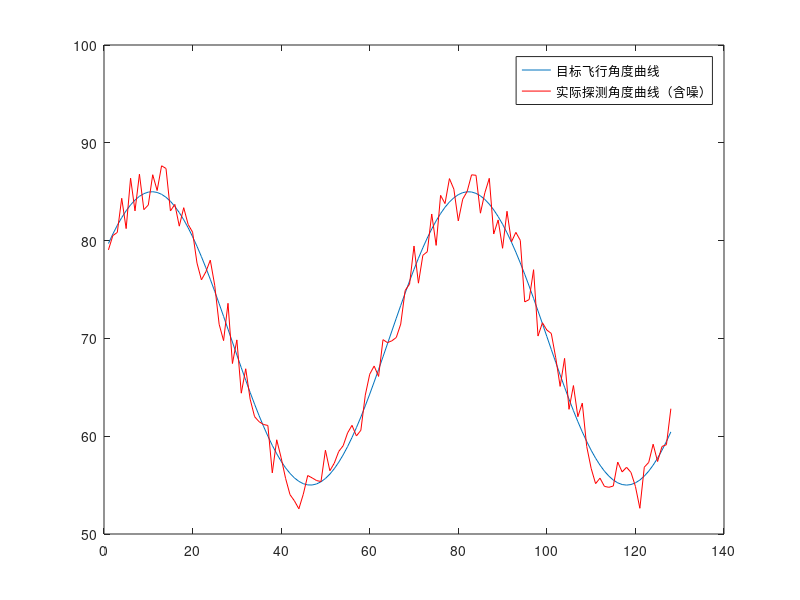

Write the MATLAB code that produced this figure. (Note: this script raises an error after producing the figure.)
%% ------------------------------------------------------------------------
%         角度环仿真 
%  ------------------------------------------------------------------------
clear;
close all;
clc;

%% ------------------------------------------------------------------------
% 创建目标角度曲线并添加测量误差
% 模拟曲线直接采用正弦曲线
% 采样周期为20ms
% 采样点数为128点
% 角度在70度附近呈正弦分布，正弦幅值不超过3°
% 伺服定位误差不超过0.05， 可设置
%  ------------------------------------------------------------------------
Period = 20e-3; %采样周期
ServePeriod = Period*0.5;%伺服脉冲周期只有测量周期的一半
Fs=1/Period;    %采样率
N = 128;        %采样点数
Duration = N*Period; %总时间
TrackWinWidth = 6;   %跟踪窗口宽度，宽度可设置
t = Period*8:Period:Duration+Period*7; %从第二个周期开始，避免出现0
Fc = 0.7;
CentralAng = 70; %角度设为70，该值仿真时可调
AngAmp = 15;	 %角度范围在70 ± 15范围内。
Angle = AngAmp*sin(2*pi*Fc.*t); 
Angle = Angle + CentralAng; %产生角度分布曲线
GuardTime = 13e-3;
PosErr = 0.05;

% 添加随机误差
AmpErr = 3;
Err = (-AmpErr - AmpErr)*rand(1, N) + AmpErr;
AngDetected = Angle+Err;
figure(1000);
o_curve = plot(Angle); hold on;
detected_curve = plot(AngDetected, 'r'); hold off;
ylim([50, 100])
legend('目标飞行角度曲线', '实际探测角度曲线（含噪）')

%% -----------------------------------------------------------------------
% 线性预测仿真（分段曲线拟合后预测）
% -- 一次函数拟合
PredictedData = LinearFunc_Fitting(t, AngDetected, TrackWinWidth);
figure(1001);
plot(AngDetected); hold on;
plot(PredictedData, 'r'); hold off;

% -- 二次函数拟合
PredictedData = QuadFunc_Fitting(t, AngDetected, TrackWinWidth);
figure(1002);
plot(AngDetected); hold on;
plot(PredictedData, 'r'); hold off;

% -- 三次函数拟合
PredictedData = CubicFunc_Fitting(t, AngDetected, TrackWinWidth);
figure(1003);
plot(AngDetected); hold on;
plot(PredictedData, 'r'); hold off;

%% -----------------------------------------------------------------------
% 闭环仿真
% 预测结果添加一个误差作为伺服读数, 伺服读数和测量值有对应时间，对伺服读数和测量值进行
% 拟合，拟合结果根据伺服脉冲周期对后续位置进行预测。
% 伺服角读数不能少于窗宽-1

%一次函数拟合
PredictedData = ClosedLoop_Sim(t, AngDetected, TrackWinWidth, CentralAng, ...
                               GuardTime, ServePeriod, PosErr, 'Linear');
figure(1004);
plot(PredictedData);
title('一次函数拟合跟踪结果');

PredictedData = ClosedLoop_Sim(t, AngDetected, TrackWinWidth, CentralAng, ...
                               GuardTime, ServePeriod, PosErr, 'Quard');
figure(1005);
plot(PredictedData);
title('二次函数拟合跟踪结果');
PredictedData = ClosedLoop_Sim(t, AngDetected, TrackWinWidth, CentralAng, ...
                               GuardTime, ServePeriod, PosErr, 'Cubic');
figure(1006);
plot(PredictedData);
title('三次函数拟合跟踪结果');